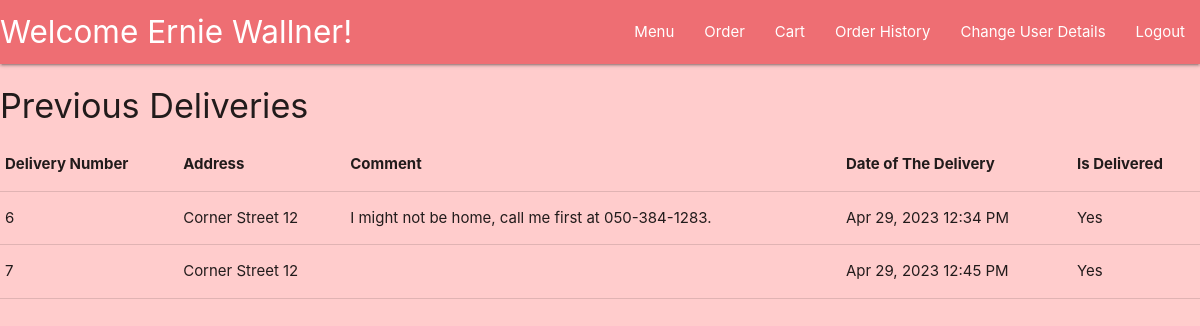
The app's page /orderhistory (signed in) with its own data.
### models/User.py (models this page shows)
class User(db.Model,UserMixin):
    id = db.Column(db.Integer, primary_key=True)
    username = db.Column(db.String(20), nullable=False, unique=True)
    password = db.Column(db.String(40), nullable=False)
    first_name = db.Column(db.String(15), nullable=False)
    last_name = db.Column(db.String(20), nullable=False)
    is_staff = db.Column(db.Boolean,default=False)
    email = db.Column(db.String(100), nullable=False, unique=True)
    carts = db.relationship('Cart', backref='user')

### models/Delivery.py (models this page shows)
class Delivery(db.Model):
    order_id = db.Column(db.Integer, db.ForeignKey('cart.id'), primary_key=True)
    is_delivered = db.Column(db.Boolean, nullable=False, default=False)
    address = db.Column(db.String(200), nullable=False)
    comment = db.Column(db.String(200))
    created = db.Column(db.DateTime, nullable=False, default=dt.now)

### controllers/Orders.py (the view)
@login_required
def orderhistory():
    carts = Cart.query.all()
    my_carts = []
    for cart in carts:
        if cart.user_id == current_user.id:
            my_carts.append(cart)
    deliveries = Delivery.query.all()
    return render_template('orderhistory.html', deliveries=deliveries, my_carts=my_carts)

### auth.py (called while the page is built)
@login_manager.user_loader
def load_user(user_id):
    return User.query.get(int(user_id))

### templates/orderhistory.html
{% extends 'layout.html' %} {% block content %}
<h4>Previous Deliveries</h4>
<table class="table">
  <thead>
    <tr>
      <th>Delivery Number</th>
      <th>Address</th>
      <th>Comment</th>
      <th>Date of The Delivery</th>
      <th>Is Delivered</th>
    </tr>
  </thead>
  <tbody>
    {% for delivery in deliveries %} {% for cart in my_carts %} {% if
    delivery.order_id == cart.id %}
    <tr>
      <td>{{ delivery.order_id }}</td>
      <td>{{ delivery.address }}</td>
      <td>{{ delivery.comment }}</td>
      <td>{{ delivery.created.strftime('%b %d, %Y %I:%M %p') }}</td>
      <td>{{ 'Yes' if delivery.is_delivered else 'No' }}</td>
    </tr>
    {% endif %} {% endfor %} {% endfor %}
  </tbody>
</table>
{% endblock %}

### templates/layout.html (shortened to what this page needs)
<!DOCTYPE html>
<html lang="en">
  <head>
    <link
      rel="stylesheet"
      href="https://cdnjs.cloudflare.com/ajax/libs/materialize/1.0.0/css/materialize.min.css"
    />
  </head>
  <body>
    <nav>
       {% if current_user.is_authenticated == True %}
      <div class="nav-wrapper">
        <a href="/" class="brand-logo">
          Welcome {{current_user.first_name}} {{current_user.last_name}}!
        </a>
        <ul id="nav-mobile" class="right hide-on-med-and-down">
          {% if current_user.is_staff == False %}
          <li><a href="/categories">Menu</a></li>
          <li><a href="/categories">Order</a></li>
          <li><a href="/cart">Cart</a></li>
          <li><a href="/orderhistory">Order History</a></li>
          <li><a href="/userchange">Change User Details</a></li>
          <li><a href="/logout">Logout</a></li>
          {% else %}
          <li><a href="/categories">Menu</a></li>
          <li><a href="/dishmanagement">Dish Management</a></li>
          <li><a href="/deliverymanagement">Admin Management</a></li>
          <li><a href="/userchange">Change User Details</a></li>
          <li><a href="/logout">Logout</a></li>
          {% endif %}
        </ul>
      </div>
      {% endif %}
    </nav>
    {% block content %} {% endblock %}
  </body>
</html>

### templates/layout.html (style rules this page uses)
body { background-color: #ffcccc; }

### records on screen
User: first_name "Ernie", last_name "Wallner"
Delivery: order_id "6", address "Corner Street 12", comment "I might not be home, call me first at 050-384-1283.", created "Apr 29, 2023 12:34 PM", is_delivered "Yes"
Delivery: order_id "7", address "Corner Street 12", created "Apr 29, 2023 12:45 PM", is_delivered "Yes"
